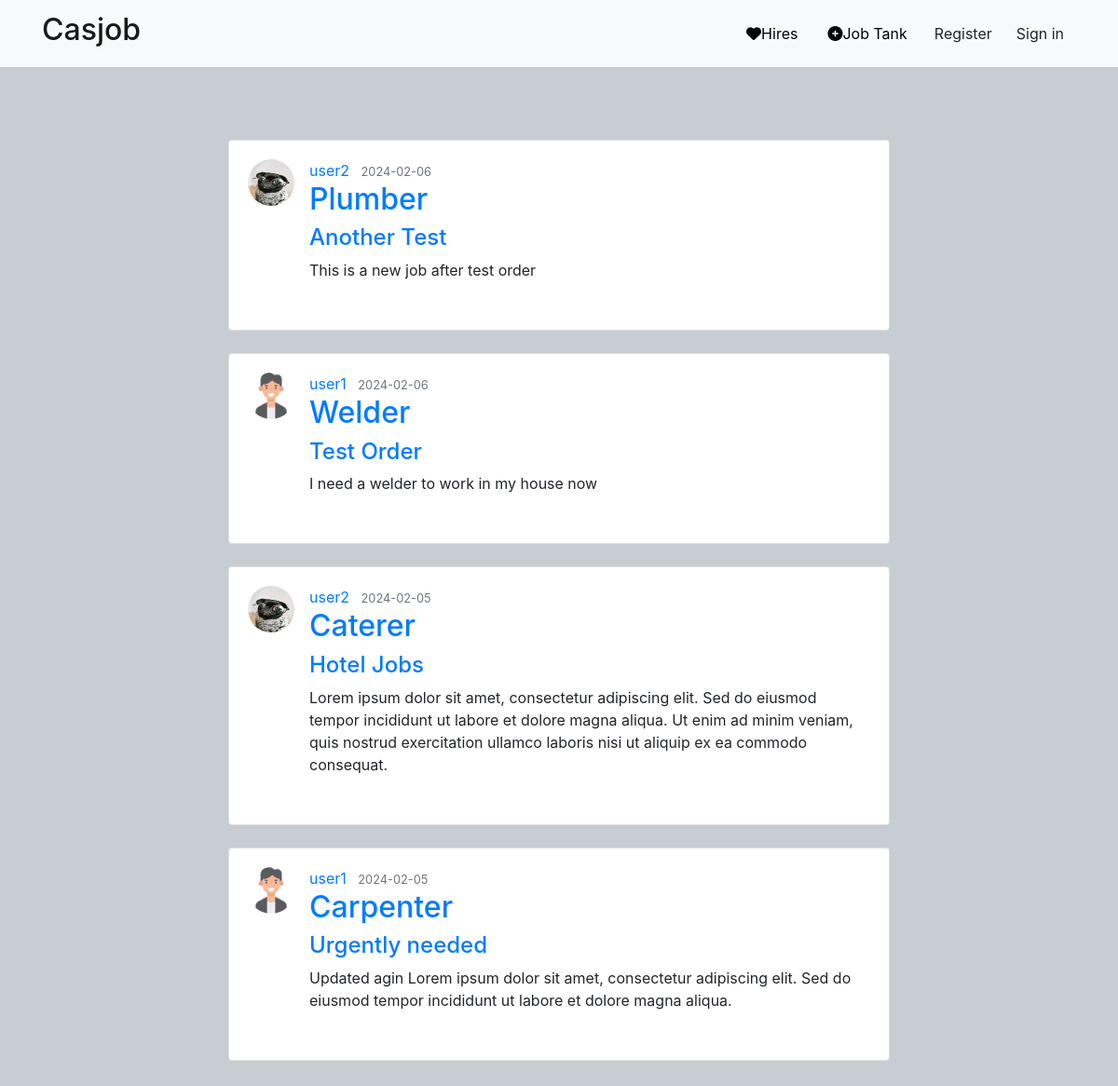
Page /jobs on the committed database.
### casjob/models.py (models this page shows, shortened)
class Post(db.Model):
    id = db.Column(db.Integer, primary_key=True)
    title = db.Column(db.String(100), nullable=False)
    date_posted = db.Column(db.DateTime, nullable=False, default=datetime.utcnow)
    skill_type = db.Column(db.String(50), nullable=False)
    job_description = db.Column(db.Text, nullable=False)
    user_id = db.Column(db.Integer, db.ForeignKey('user.id'),)

class User(db.Model, UserMixin):
    id = db.Column(db.Integer, primary_key=True)
    firstname = db.Column(db.String(20), unique=False, nullable=True)
    lastname = db.Column(db.String(20), unique=False, nullable=True)
    username = db.Column(db.String(20), unique=True, nullable=False)
    phone_number = db.Column(db.String(20), unique=True, nullable=True)
    email = db.Column(db.String(120), unique=True, nullable=False)
    skill_type = db.Column(db.String(50), nullable=True)
    bio = db.Column(db.String(300), nullable=True)
    image_file = db.Column(db.String(20), nullable=False, default='default.jpg')
    password = db.Column(db.String(60), nullable=False)
    posts = db.relationship('Post', backref='author', lazy=True)

### casjob/routes.py (the view)
@app.route('/jobs')
def job_tank():
    posts = Post.query.order_by(Post.date_posted.desc()).all()
    return render_template('job_tank.html', posts=posts)

### casjob/Templates/job_tank.html
{% extends "base.html" %}
{% block content %}
{% for post in posts %}
    <article class="col-lg-12 ">
        <div class="card mb-4">
            <div class="card-body">
                <div class="media mb-3">
                    <img src="{{ url_for('static', filename='profile_pics/' + post.author.image_file)}}" class="rounded-circle" width="50" height="50" alt="{{ post.author.username }}">
                    <div class="media-body ml-3">
                        <div class="article-metadata">
                            <a class="mr-2" href="#">{{ post.author.username }}</a>
                            <small class="text-muted">{{ post.date_posted.strftime('%Y-%m-%d') }}</small>
                        </div>
                        <h2><a class="article-title" href="#">{{ post.skill_type }}</a></h2>
                        <h4><a class="article-title" href="{{ url_for('post', post_id=post.id)}}">{{ post.title }}</a></h4>
                        <p class="article-content">{{ post.job_description }}</p>
                    </div>
                </div>
            </div>
        </div>
    </article>
    {% endfor %}
{% endblock content %}

### casjob/static/main.css (style rules this page uses)
body { background-color: rgb(200, 205, 211); margin-top: 100px; padding: 50px; }

### rows in the picture
Post: image_file (picture), author.username "user2", date_posted "2024-02-06", skill_type "Plumber", title "Another Test", job_description "This is a new job after test order"
Post: image_file (picture), author.username "user1", date_posted "2024-02-06", skill_type "Welder", title "Test Order", job_description "I need a welder to work in my house now"
Post: image_file (picture), author.username "user2", date_posted "2024-02-05", skill_type "Caterer", title "Hotel Jobs", job_description "Lorem ipsum dolor sit amet, consectetur adipiscing elit. Sed do eiusmod tempor incididunt ut labore et dolore magna aliqua. Ut enim ad minim veniam, quis nostrud exercitation ullamco laboris nisi ut aliquip ex ea commodo consequat."
Post: image_file (picture), author.username "user1", date_posted "2024-02-05", skill_type "Carpenter", title "Urgently needed", job_description "Updated agin Lorem ipsum dolor sit amet, consectetur adipiscing elit. Sed do eiusmod tempor incididunt ut labore et dolore magna aliqua."
